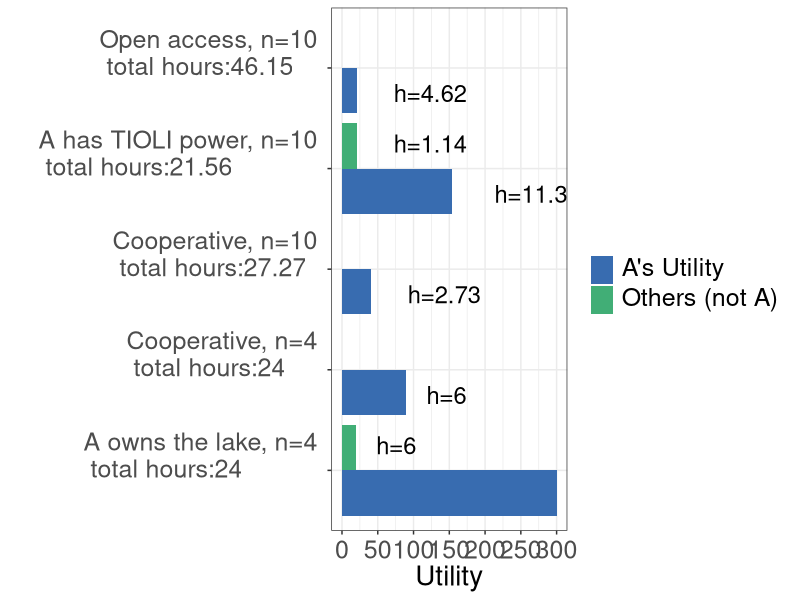
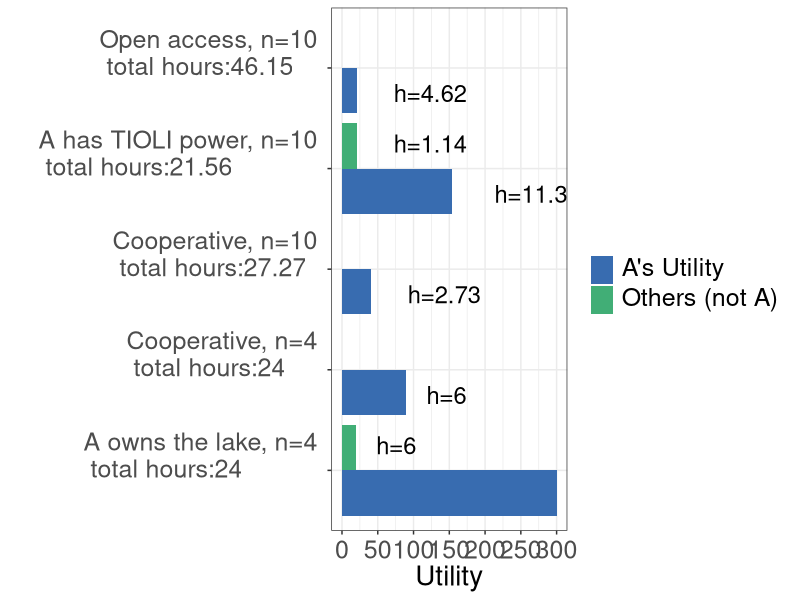

Here is the R script that generated these plots, in order:
library(tidyverse)

#data for the figure 
x <- c("Nash Equilibrium","TIOLI power" ,"Impartial Spectator10","Impartial Spectator4", "Private Ownership","Nash Equilibrium","TIOLI power" ,"Impartial Spectator10","Impartial Spectator4", "Private Ownership")
y1 <- c(21.3,153.2,40.91,90,300, NA,21.3,NA,NA,20)
y2 <- c("h=4.62","h=11.30","h=2.73","h=6","h=6",NA,"h=1.14",NA,NA,"h=6")
y3 <- c("a","a","a","a","a","b","b","b","b","b")

df <- tibble(x, y1, y2, y3)

df$x <- factor(df$x,levels = c("Private Ownership","Impartial Spectator4","Impartial Spectator10","TIOLI power", "Nash Equilibrium"))

#figure 
plot1 <- df %>% 
  ggplot(aes(x = x, y = y1)) +
  geom_bar(aes(group = y3, fill = y3), stat = "identity", position = position_dodge())  +
  scale_y_continuous(breaks = seq(0,300,50),
                     labels = seq(0,300,50),
                     limits = c(0,300)) +
  scale_x_discrete(labels=c("Nash Equilibrium" = "Open access, n=10 \n total hours:46.15", "TIOLI power" = "A has TIOLI power, n=10 \n total hours:21.56", "Impartial Spectator10" ="Cooperative, n=10 \n total hours:27.27",
                            "Impartial Spectator4" = "Cooperative, n=4 \n total hours:24", "Private Ownership" = expression(paste("A owns the lake, n=4 \n total hours:24")))) +
  scale_fill_manual(values=c("#386cb0","#41AE76"), 
                    name = "",
                    breaks = c("a","b"), 
                    labels = c(expression(paste("A's Utility")), expression(paste("Others (not A) "))))+
  #xlab("Point in the Edgeworth Box") + 
  theme_bw() +
  ylab("Utility") +
  xlab("") +
  theme(legend.position = "right",
        legend.text.align = 0,
        axis.title.y = element_text(size=20),
        axis.title.x = element_text(size = 20),
        axis.text.y = element_text(size = 18),
        #legend.title = element_text(size = 16),
        legend.text = element_text(size = 18),
        legend.title = element_text(size = 18),
        axis.text.x  = element_text(vjust = 0.5, size = 18)) + 
  geom_text(
    aes(x = x, y = y1, label = y2, group = y3), 
    hjust = -0.5, size = 6,
    position = position_dodge(width = 1),
    inherit.aes = TRUE) + 
  coord_flip() 

plot1 



ggsave("coordination_failures/figureC.pdf", plot1, width = 19, height = 7)
